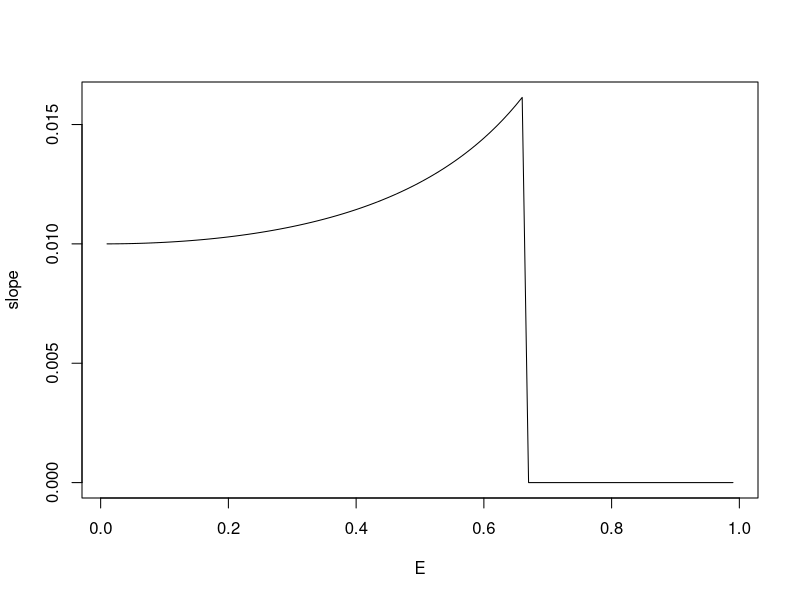
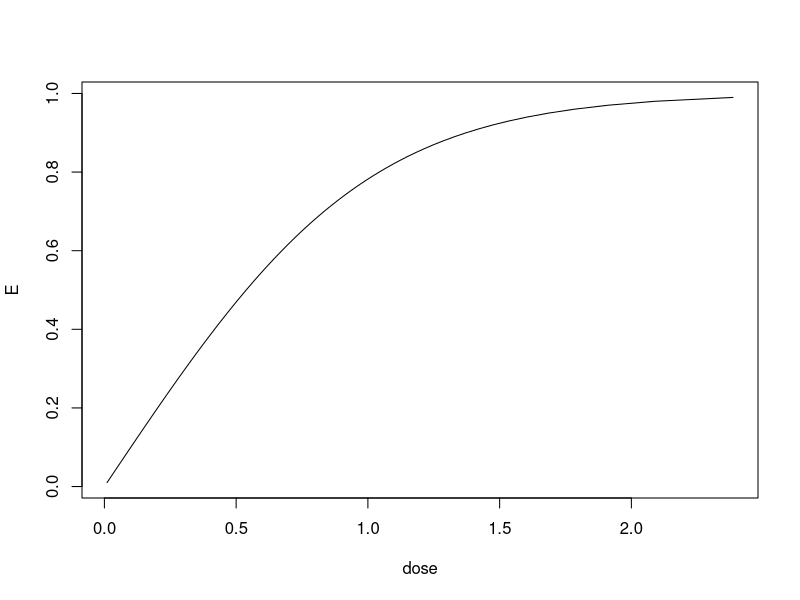

Generate these figures, in order, with R:
# #2-component example, written out and then with functions that work for any number of components
# a=c(-1,3.5)
# #coeff1=1/c(1-a[2]/a[1],1-a[1]/a[2])#next line suggested by Bing. also Works but I don't understand why the heck it does.
# coeff=1/sapply(1:length(a), function(i) prod(-a[-i]/a[i]+1))
# E=.1*(1:7)
## dose1=(coeff[1]/a[1])*log(1+a[1]*E)+(coeff[2]/a[2])*log(1+a[2]*E)#the next, suggested by Bing, works. Why?
# dose=colSums(c(rep(1, length(a)))*coeff/a*t(sapply(a, function(i) log(1 + i*E))))
# dose2=c(0,dose[-7])
# slope=dose-dose2 
# plot(E,slope,type="l")
# plot(E,dose,type='l')
# lines(c(0,.7),c(0,dose[7]),col='red')#the red line is a straight line
# #All above looks OK, mostly checked by explicit calculations on paper or estumates


# a=c(-1,-2,5)#Check that general coeff and dose also work for 3 components
# coeff=1/sapply(1:length(a), function(i) prod(-a[-i]/a[i]+1))
# coeff1=1/c((1-a[2]/a[1])*(1-a[3]/a[1]),(1-a[1]/a[2])*(1-a[3]/a[2]),(1-a[1]/a[3])*(1-a[2]/a[3]))
# E=.01*(1:49)
# dose=colSums(c(rep(1, length(a)))*coeff/a*t(sapply(a, function(i) log(1 + i*E))))
# dose1=(coeff[1]/a[1])*log(1+a[1]*E)+(coeff[2]/a[2])*log(1+a[2]*E)+(coeff[3]/a[3])*log(1+a[3]*E)
# dose/dose1
# coeff/coeff1


#In geneeral, a is a vector of non-zero real numbers all different from each other.
a=c(-1,.5,.2,.30)
coeff=1/sapply(1:length(a), function(i) prod(-a[-i]/a[i]+1))
#coeff1=1/c((1-a[2]/a[1])*(1-a[3]/a[1])*(1-a[4]/a[1]),(1-a[1]/a[2])*(1-a[3]/a[2])*(1-a[4]/a[2]),
#          (1-a[1]/a[3])*(1-a[2]/a[3])*(1-a[4]/a[3]),(1-a[1]/a[4])*(1-a[2]/a[4])*(1-a[3]/a[4]))
E=.01*(1:99)
dose=colSums(c(rep(1, length(a)))*coeff/a*t(sapply(a, function(i) log(1 + i*E))))
#dose1=(coeff[1]/a[1])*log(1+a[1]*E)+(coeff[2]/a[2])*log(1+a[2]*E)+(coeff[3]/a[3])*log(1+a[3]*E)+
#   (coeff[4]/a[4])*log(1+a[4]*E)
dose2=c(0,dose[-66])
slope=dose-dose2 
plot(E,slope,type="l")
plot(dose,E,type='l')
#lines(c(0,.7),c(0,dose[66]),col='red')#the red line is a straight line
